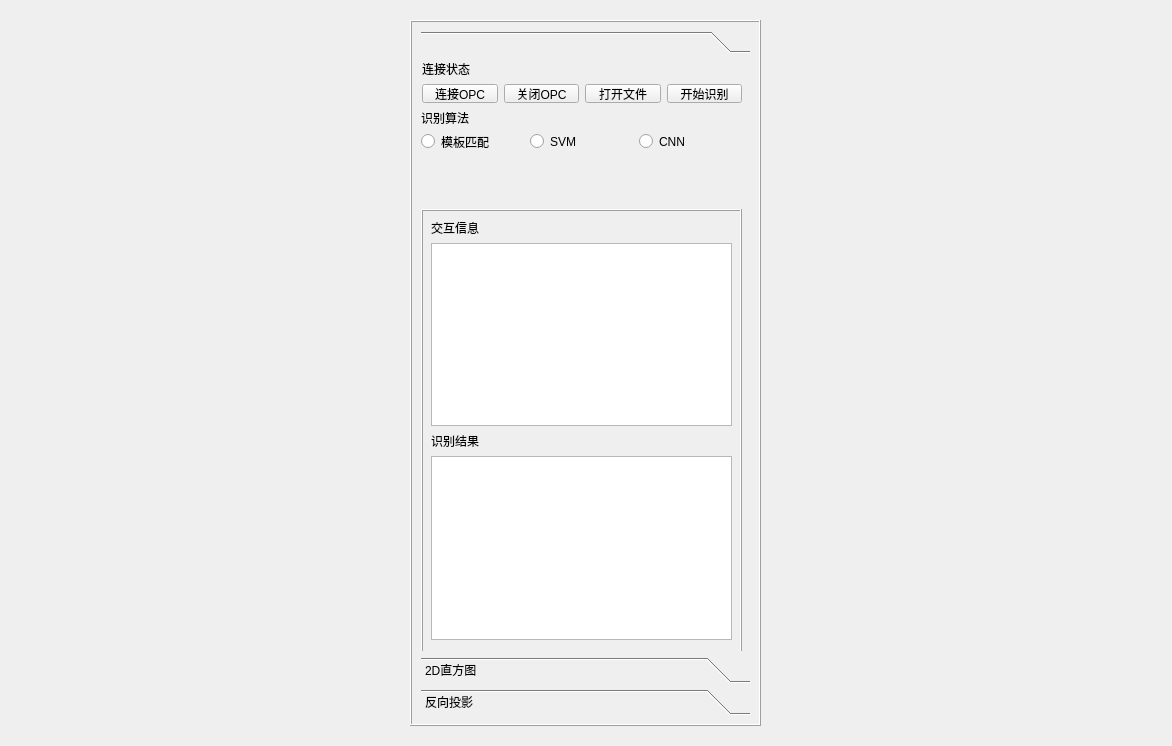
<?xml version="1.0" encoding="UTF-8"?>
<ui version="4.0">
 <class>Form</class>
 <widget class="QWidget" name="Form">
  <property name="geometry">
   <rect>
    <x>0</x>
    <y>0</y>
    <width>1172</width>
    <height>746</height>
   </rect>
  </property>
  <property name="windowTitle">
   <string>Form</string>
  </property>
  <layout class="QGridLayout" name="gridLayout">
   <item row="0" column="0">
    <widget class="QWidget" name="widget_10" native="true">
     <layout class="QGridLayout" name="gridLayout_2">
      <item row="0" column="0">
       <widget class="QFrame" name="frame_2">
        <property name="minimumSize">
         <size>
          <width>351</width>
          <height>0</height>
         </size>
        </property>
        <property name="maximumSize">
         <size>
          <width>351</width>
          <height>16777215</height>
         </size>
        </property>
        <property name="frameShape">
         <enum>QFrame::Box</enum>
        </property>
        <property name="frameShadow">
         <enum>QFrame::Raised</enum>
        </property>
        <layout class="QGridLayout" name="gridLayout_3">
         <item row="1" column="0">
          <widget class="QToolBox" name="toolBox">
           <property name="currentIndex">
            <number>0</number>
           </property>
           <widget class="QWidget" name="page">
            <property name="geometry">
             <rect>
              <x>0</x>
              <y>0</y>
              <width>329</width>
              <height>610</height>
             </rect>
            </property>
            <attribute name="label">
             <string/>
            </attribute>
            <widget class="QFrame" name="frame_3">
             <property name="geometry">
              <rect>
               <x>0</x>
               <y>150</y>
               <width>321</width>
               <height>451</height>
              </rect>
             </property>
             <property name="frameShape">
              <enum>QFrame::Box</enum>
             </property>
             <property name="frameShadow">
              <enum>QFrame::Raised</enum>
             </property>
             <widget class="QWidget" name="widget_5" native="true">
              <property name="geometry">
               <rect>
                <x>10</x>
                <y>10</y>
                <width>301</width>
                <height>421</height>
               </rect>
              </property>
              <widget class="QWidget" name="">
               <property name="geometry">
                <rect>
                 <x>0</x>
                 <y>0</y>
                 <width>301</width>
                 <height>421</height>
                </rect>
               </property>
               <layout class="QVBoxLayout" name="verticalLayout">
                <item>
                 <widget class="QLabel" name="label_2">
                  <property name="text">
                   <string>交互信息</string>
                  </property>
                 </widget>
                </item>
                <item>
                 <widget class="QListWidget" name="lst_info">
                  <property name="resizeMode">
                   <enum>QListView::Adjust</enum>
                  </property>
                 </widget>
                </item>
                <item>
                 <widget class="QLabel" name="label_3">
                  <property name="text">
                   <string>识别结果</string>
                  </property>
                 </widget>
                </item>
                <item>
                 <widget class="QTableWidget" name="tab_recongnizeInfo"/>
                </item>
               </layout>
              </widget>
             </widget>
            </widget>
            <widget class="QWidget" name="">
             <property name="geometry">
              <rect>
               <x>0</x>
               <y>50</y>
               <width>321</width>
               <height>41</height>
              </rect>
             </property>
             <layout class="QVBoxLayout" name="verticalLayout_4">
              <item>
               <widget class="QLabel" name="label_7">
                <property name="text">
                 <string>识别算法</string>
                </property>
               </widget>
              </item>
              <item>
               <layout class="QHBoxLayout" name="horizontalLayout_3">
                <item>
                 <widget class="QRadioButton" name="rbn_module">
                  <property name="text">
                   <string>模板匹配</string>
                  </property>
                 </widget>
                </item>
                <item>
                 <widget class="QRadioButton" name="rbn_svm">
                  <property name="text">
                   <string>SVM</string>
                  </property>
                 </widget>
                </item>
                <item>
                 <widget class="QRadioButton" name="rbn_cnn">
                  <property name="text">
                   <string>CNN</string>
                  </property>
                 </widget>
                </item>
               </layout>
              </item>
             </layout>
            </widget>
            <widget class="QWidget" name="">
             <property name="geometry">
              <rect>
               <x>1</x>
               <y>1</y>
               <width>320</width>
               <height>43</height>
              </rect>
             </property>
             <layout class="QGridLayout" name="gridLayout_4">
              <item row="1" column="0">
               <widget class="QPushButton" name="btn_connectOPC">
                <property name="text">
                 <string>连接OPC</string>
                </property>
               </widget>
              </item>
              <item row="0" column="0">
               <widget class="QLabel" name="label">
                <property name="text">
                 <string>连接状态</string>
                </property>
               </widget>
              </item>
              <item row="1" column="1">
               <widget class="QPushButton" name="btn_disconnectOPC">
                <property name="text">
                 <string>关闭OPC</string>
                </property>
               </widget>
              </item>
              <item row="1" column="3">
               <widget class="QPushButton" name="btn_reconginze">
                <property name="text">
                 <string>开始识别</string>
                </property>
               </widget>
              </item>
              <item row="1" column="2">
               <widget class="QPushButton" name="btn_openFile">
                <property name="text">
                 <string>打开文件</string>
                </property>
               </widget>
              </item>
             </layout>
            </widget>
           </widget>
           <widget class="QWidget" name="page_2">
            <property name="geometry">
             <rect>
              <x>0</x>
              <y>0</y>
              <width>329</width>
              <height>610</height>
             </rect>
            </property>
            <attribute name="label">
             <string>2D直方图</string>
            </attribute>
            <widget class="QWidget" name="widget_4" native="true">
             <property name="geometry">
              <rect>
               <x>10</x>
               <y>30</y>
               <width>241</width>
               <height>101</height>
              </rect>
             </property>
             <widget class="QLabel" name="label_8">
              <property name="geometry">
               <rect>
                <x>10</x>
                <y>10</y>
                <width>61</width>
                <height>21</height>
               </rect>
              </property>
              <property name="text">
               <string>矩形掩模：</string>
              </property>
             </widget>
             <widget class="QLabel" name="label_9">
              <property name="geometry">
               <rect>
                <x>50</x>
                <y>40</y>
                <width>41</width>
                <height>21</height>
               </rect>
              </property>
              <property name="text">
               <string>&lt;html&gt;&lt;head/&gt;&lt;body&gt;&lt;p align=&quot;right&quot;&gt;起点：&lt;/p&gt;&lt;/body&gt;&lt;/html&gt;</string>
              </property>
             </widget>
             <widget class="QLabel" name="label_10">
              <property name="geometry">
               <rect>
                <x>50</x>
                <y>70</y>
                <width>41</width>
                <height>21</height>
               </rect>
              </property>
              <property name="text">
               <string>&lt;html&gt;&lt;head/&gt;&lt;body&gt;&lt;p align=&quot;right&quot;&gt;终点：&lt;/p&gt;&lt;/body&gt;&lt;/html&gt;</string>
              </property>
             </widget>
             <widget class="QSpinBox" name="zft_2d_start_y_spinBox">
              <property name="geometry">
               <rect>
                <x>170</x>
                <y>40</y>
                <width>61</width>
                <height>22</height>
               </rect>
              </property>
              <property name="maximum">
               <number>999999999</number>
              </property>
             </widget>
             <widget class="QSpinBox" name="zft_2d_start_x_spinBox">
              <property name="geometry">
               <rect>
                <x>100</x>
                <y>40</y>
                <width>61</width>
                <height>22</height>
               </rect>
              </property>
              <property name="maximum">
               <number>999999999</number>
              </property>
             </widget>
             <widget class="QSpinBox" name="zft_2d_end_y_spinBox">
              <property name="geometry">
               <rect>
                <x>170</x>
                <y>70</y>
                <width>61</width>
                <height>22</height>
               </rect>
              </property>
              <property name="maximum">
               <number>999999999</number>
              </property>
             </widget>
             <widget class="QSpinBox" name="zft_2d_end_x_spinBox">
              <property name="geometry">
               <rect>
                <x>100</x>
                <y>70</y>
                <width>61</width>
                <height>22</height>
               </rect>
              </property>
              <property name="maximum">
               <number>999999999</number>
              </property>
             </widget>
             <widget class="QCheckBox" name="zft_2d_checkBox">
              <property name="geometry">
               <rect>
                <x>70</x>
                <y>10</y>
                <width>71</width>
                <height>21</height>
               </rect>
              </property>
              <property name="text">
               <string>True</string>
              </property>
             </widget>
            </widget>
            <widget class="QSpinBox" name="zft_2d_bins_start_spinBox">
             <property name="geometry">
              <rect>
               <x>70</x>
               <y>140</y>
               <width>61</width>
               <height>22</height>
              </rect>
             </property>
             <property name="maximum">
              <number>180</number>
             </property>
             <property name="value">
              <number>180</number>
             </property>
            </widget>
            <widget class="QSpinBox" name="zft_2d_bins_end_spinBox">
             <property name="geometry">
              <rect>
               <x>140</x>
               <y>140</y>
               <width>61</width>
               <height>22</height>
              </rect>
             </property>
             <property name="maximum">
              <number>256</number>
             </property>
             <property name="value">
              <number>256</number>
             </property>
            </widget>
            <widget class="QLabel" name="label_11">
             <property name="geometry">
              <rect>
               <x>10</x>
               <y>140</y>
               <width>51</width>
               <height>21</height>
              </rect>
             </property>
             <property name="text">
              <string>&lt;html&gt;&lt;head/&gt;&lt;body&gt;&lt;p align=&quot;right&quot;&gt;Bins：&lt;/p&gt;&lt;/body&gt;&lt;/html&gt;</string>
             </property>
            </widget>
            <widget class="QSpinBox" name="zft_2d_H0_spinBox">
             <property name="geometry">
              <rect>
               <x>70</x>
               <y>170</y>
               <width>61</width>
               <height>22</height>
              </rect>
             </property>
             <property name="maximum">
              <number>256</number>
             </property>
            </widget>
            <widget class="QSpinBox" name="zft_2d_H1_spinBox">
             <property name="geometry">
              <rect>
               <x>140</x>
               <y>170</y>
               <width>61</width>
               <height>22</height>
              </rect>
             </property>
             <property name="maximum">
              <number>180</number>
             </property>
             <property name="value">
              <number>180</number>
             </property>
            </widget>
            <widget class="QLabel" name="label_12">
             <property name="geometry">
              <rect>
               <x>10</x>
               <y>170</y>
               <width>51</width>
               <height>21</height>
              </rect>
             </property>
             <property name="text">
              <string>&lt;html&gt;&lt;head/&gt;&lt;body&gt;&lt;p align=&quot;right&quot;&gt;H_Ranges：&lt;/p&gt;&lt;/body&gt;&lt;/html&gt;</string>
             </property>
            </widget>
            <widget class="QSpinBox" name="zft_2d_S0_spinBox">
             <property name="geometry">
              <rect>
               <x>70</x>
               <y>200</y>
               <width>61</width>
               <height>22</height>
              </rect>
             </property>
             <property name="maximum">
              <number>256</number>
             </property>
            </widget>
            <widget class="QSpinBox" name="zft_2d_S1_spinBox">
             <property name="geometry">
              <rect>
               <x>140</x>
               <y>200</y>
               <width>61</width>
               <height>22</height>
              </rect>
             </property>
             <property name="maximum">
              <number>256</number>
             </property>
             <property name="value">
              <number>256</number>
             </property>
            </widget>
            <widget class="QLabel" name="label_13">
             <property name="geometry">
              <rect>
               <x>10</x>
               <y>200</y>
               <width>51</width>
               <height>21</height>
              </rect>
             </property>
             <property name="text">
              <string>&lt;html&gt;&lt;head/&gt;&lt;body&gt;&lt;p align=&quot;right&quot;&gt;S_Ranges：&lt;/p&gt;&lt;/body&gt;&lt;/html&gt;</string>
             </property>
            </widget>
            <widget class="QPushButton" name="zft_2d_openfile_btn">
             <property name="geometry">
              <rect>
               <x>240</x>
               <y>0</y>
               <width>75</width>
               <height>23</height>
              </rect>
             </property>
             <property name="text">
              <string>打开文件</string>
             </property>
            </widget>
            <widget class="QPushButton" name="zft_2d_OK_btn">
             <property name="geometry">
              <rect>
               <x>210</x>
               <y>170</y>
               <width>75</width>
               <height>23</height>
              </rect>
             </property>
             <property name="text">
              <string>确定</string>
             </property>
            </widget>
            <widget class="QPushButton" name="zft_2d_yszf_btn">
             <property name="geometry">
              <rect>
               <x>210</x>
               <y>200</y>
               <width>75</width>
               <height>23</height>
              </rect>
             </property>
             <property name="text">
              <string>颜色直方图</string>
             </property>
            </widget>
            <widget class="QFrame" name="frame_5">
             <property name="geometry">
              <rect>
               <x>0</x>
               <y>240</y>
               <width>321</width>
               <height>361</height>
              </rect>
             </property>
             <property name="frameShape">
              <enum>QFrame::Box</enum>
             </property>
             <property name="frameShadow">
              <enum>QFrame::Raised</enum>
             </property>
             <widget class="QWidget" name="widget_8" native="true">
              <property name="geometry">
               <rect>
                <x>10</x>
                <y>10</y>
                <width>301</width>
                <height>341</height>
               </rect>
              </property>
             </widget>
            </widget>
           </widget>
           <widget class="QWidget" name="page_3">
            <property name="geometry">
             <rect>
              <x>0</x>
              <y>0</y>
              <width>329</width>
              <height>610</height>
             </rect>
            </property>
            <attribute name="label">
             <string>反向投影</string>
            </attribute>
            <widget class="QPushButton" name="zft_fx_openfile_btn">
             <property name="geometry">
              <rect>
               <x>230</x>
               <y>10</y>
               <width>75</width>
               <height>23</height>
              </rect>
             </property>
             <property name="text">
              <string>打开文件</string>
             </property>
            </widget>
            <widget class="QPushButton" name="zft_fx_ok_btn">
             <property name="geometry">
              <rect>
               <x>230</x>
               <y>40</y>
               <width>75</width>
               <height>23</height>
              </rect>
             </property>
             <property name="text">
              <string>确定</string>
             </property>
            </widget>
            <widget class="QLabel" name="label_14">
             <property name="geometry">
              <rect>
               <x>20</x>
               <y>40</y>
               <width>51</width>
               <height>21</height>
              </rect>
             </property>
             <property name="text">
              <string>&lt;html&gt;&lt;head/&gt;&lt;body&gt;&lt;p align=&quot;right&quot;&gt;H_Ranges：&lt;/p&gt;&lt;/body&gt;&lt;/html&gt;</string>
             </property>
            </widget>
            <widget class="QLabel" name="label_15">
             <property name="geometry">
              <rect>
               <x>20</x>
               <y>10</y>
               <width>51</width>
               <height>21</height>
              </rect>
             </property>
             <property name="text">
              <string>&lt;html&gt;&lt;head/&gt;&lt;body&gt;&lt;p align=&quot;right&quot;&gt;Bins：&lt;/p&gt;&lt;/body&gt;&lt;/html&gt;</string>
             </property>
            </widget>
            <widget class="QSpinBox" name="zft_fx_S1_spinBox">
             <property name="geometry">
              <rect>
               <x>150</x>
               <y>70</y>
               <width>61</width>
               <height>22</height>
              </rect>
             </property>
             <property name="maximum">
              <number>256</number>
             </property>
             <property name="value">
              <number>256</number>
             </property>
            </widget>
            <widget class="QSpinBox" name="zft_fx_S0_spinBox">
             <property name="geometry">
              <rect>
               <x>80</x>
               <y>70</y>
               <width>61</width>
               <height>22</height>
              </rect>
             </property>
             <property name="maximum">
              <number>256</number>
             </property>
            </widget>
            <widget class="QLabel" name="label_16">
             <property name="geometry">
              <rect>
               <x>20</x>
               <y>70</y>
               <width>51</width>
               <height>21</height>
              </rect>
             </property>
             <property name="text">
              <string>&lt;html&gt;&lt;head/&gt;&lt;body&gt;&lt;p align=&quot;right&quot;&gt;S_Ranges：&lt;/p&gt;&lt;/body&gt;&lt;/html&gt;</string>
             </property>
            </widget>
            <widget class="QSpinBox" name="zft_fx_bins1_spinBox">
             <property name="geometry">
              <rect>
               <x>150</x>
               <y>10</y>
               <width>61</width>
               <height>22</height>
              </rect>
             </property>
             <property name="maximum">
              <number>256</number>
             </property>
             <property name="value">
              <number>256</number>
             </property>
            </widget>
            <widget class="QSpinBox" name="zft_fx_H0_spinBox">
             <property name="geometry">
              <rect>
               <x>80</x>
               <y>40</y>
               <width>61</width>
               <height>22</height>
              </rect>
             </property>
             <property name="maximum">
              <number>256</number>
             </property>
            </widget>
            <widget class="QSpinBox" name="zft_fx_bins0_spinBox">
             <property name="geometry">
              <rect>
               <x>80</x>
               <y>10</y>
               <width>61</width>
               <height>22</height>
              </rect>
             </property>
             <property name="maximum">
              <number>180</number>
             </property>
             <property name="value">
              <number>180</number>
             </property>
            </widget>
            <widget class="QSpinBox" name="zft_fx_H1_spinBox">
             <property name="geometry">
              <rect>
               <x>150</x>
               <y>40</y>
               <width>61</width>
               <height>22</height>
              </rect>
             </property>
             <property name="maximum">
              <number>180</number>
             </property>
             <property name="value">
              <number>180</number>
             </property>
            </widget>
            <widget class="QPushButton" name="zft_fx_save_btn">
             <property name="geometry">
              <rect>
               <x>230</x>
               <y>70</y>
               <width>75</width>
               <height>23</height>
              </rect>
             </property>
             <property name="text">
              <string>保存</string>
             </property>
            </widget>
            <widget class="QFrame" name="frame_6">
             <property name="geometry">
              <rect>
               <x>0</x>
               <y>100</y>
               <width>321</width>
               <height>501</height>
              </rect>
             </property>
             <property name="frameShape">
              <enum>QFrame::Box</enum>
             </property>
             <property name="frameShadow">
              <enum>QFrame::Raised</enum>
             </property>
             <widget class="QWidget" name="widget_9" native="true">
              <property name="geometry">
               <rect>
                <x>10</x>
                <y>10</y>
                <width>301</width>
                <height>481</height>
               </rect>
              </property>
             </widget>
            </widget>
           </widget>
          </widget>
         </item>
        </layout>
       </widget>
      </item>
      <item row="0" column="1">
       <layout class="QVBoxLayout" name="v_Layout_dis"/>
      </item>
     </layout>
    </widget>
   </item>
  </layout>
 </widget>
 <resources/>
 <connections/>
</ui>
